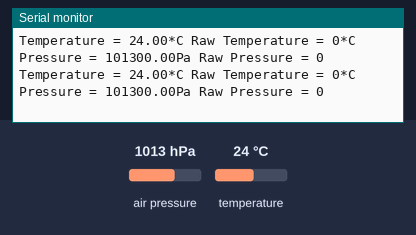
Bench run of a sketch on a simulated Arduino Uno, built for the host (arithmetic inside an expression is 32-bit, double 64-bit). On the bench: the last lines printed to the serial monitor. The inputs (shaded band) are chosen by the test bench; at power-on: air pressure 1013 hPa, temperature 24 °C.

Above: at 1.3 s.
1.4 s: air pressure set to 952 hPa
At 1.44 s:
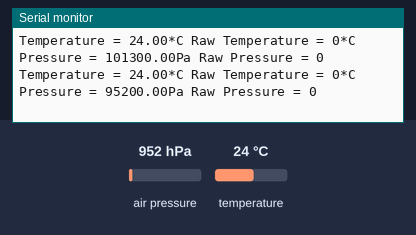
2.9 s: temperature set to 12 °C
At 2.98 s:
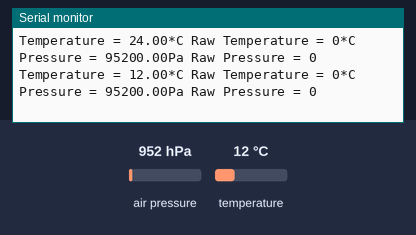
4.4 s: air pressure set to 975 hPa
At 4.42 s:
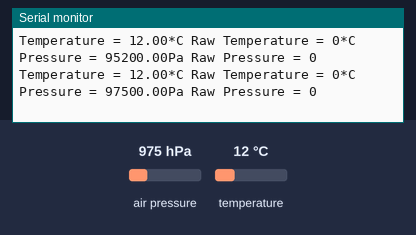
Timing chart, 0 to 7.4 s (numbered marks = the images above; inputs shaded):
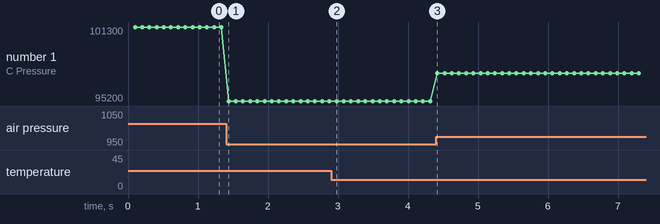

The sketch:

bmp280test.ino
```cpp
#include <Wire.h>
#include <SPI.h>
#include <Adafruit_Sensor.h>
#include <Adafruit_BMP280.h>

Adafruit_BMP280 bme; // I2C

void setup() {
  Serial.begin(115200);
  Serial.println(F("BMP280 test"));
  delay(100);
  if (!bme.begin()) {
    Serial.println(F("Could not find a valid BMP280 sensor, check wiring!"));
    while (1);
  }
}
void loop() {
    Serial.print(F("Temperature = "));
    Serial.print(bme.readTemperature());
    Serial.print("*C ");

    Serial.print(F("Raw Temperature = "));
    Serial.print(bme.readRawTemperature());
    Serial.print("*C ");

    Serial.print(F("Pressure = "));
    Serial.print(bme.readPressure());
    Serial.print("Pa ");

    Serial.print(F("Raw Pressure = "));
    Serial.print(bme.readRawPressure());
    Serial.println();
    delay(100);
}
```

Measured:
- after the input at 1.4 s, the serial monitor: prints a new line at once (image 1)
- after the input at 2.9 s, the serial monitor: prints a new line after 0.08 s (image 2)
- after the input at 4.4 s, the serial monitor: prints a new line at once (image 3)
- plotted number 1: 101300 → 95200 after the input at 1.4 s, 95200 → 97500 after the input at 4.4 s
